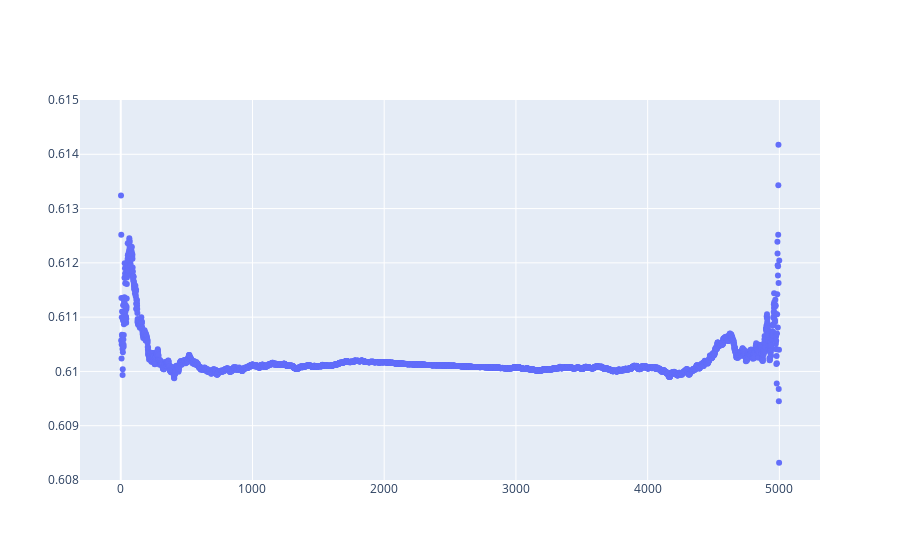

The code cell stored with this chart in its notebook:
### Code cell
import plotly
import plotly.graph_objs as go
import plotly.express as px
from plotly.subplots import make_subplots
x = results_not_sorted.index
y = results_not_sorted.L_result
import matplotlib.pyplot as plt
fig = go.Figure()
fig.update_yaxes(range=[0.608, 0.615])
#fig.update_xaxes(range=[-0.5, 1.5])
fig.add_trace(go.Scatter(x=x, y=y, mode='markers'))
#fig.add_trace(go.Scatter(x=x, y=x))
fig.show()


#plt.figure(figsize=(12,10))
#plt.scatter(x,y)
#plt.ylim(0.6090,0.6130)
#plt.xlim(0,5000)
#plt.yscale('log')
#plt.grid()

### Figure 1 — Plotly figure (JSON) as saved in the notebook; plotly's stock layout.template omitted (floating-point values rounded to 4 significant figures; data arrays with more than 128 entries replaced by an {"elided": "..."} marker saying what was removed)
{"data": [{"mode": "markers", "type": "scatter", "x": {"elided": "5000 int values"}, "y": {"elided": "5000 float values"}}], "layout": {"yaxis": {"range": [0.608, 0.615]}}}
